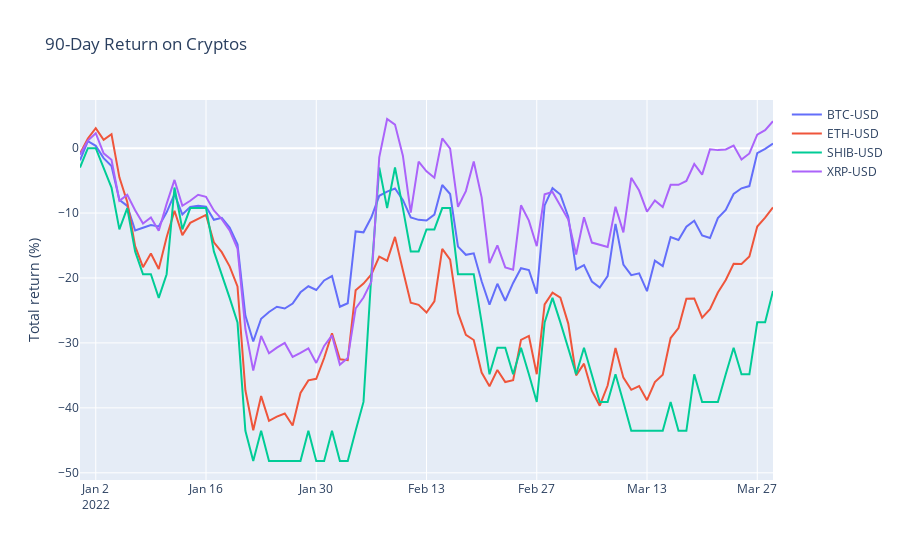

The cell this chart's notebook holds for it:
### Code cell
fig = px.line(df.cumsum(), title='90-Day Return on Cryptos')
fig.update_layout(yaxis_title='Total return (%)', xaxis_title=None, legend_title=None)
